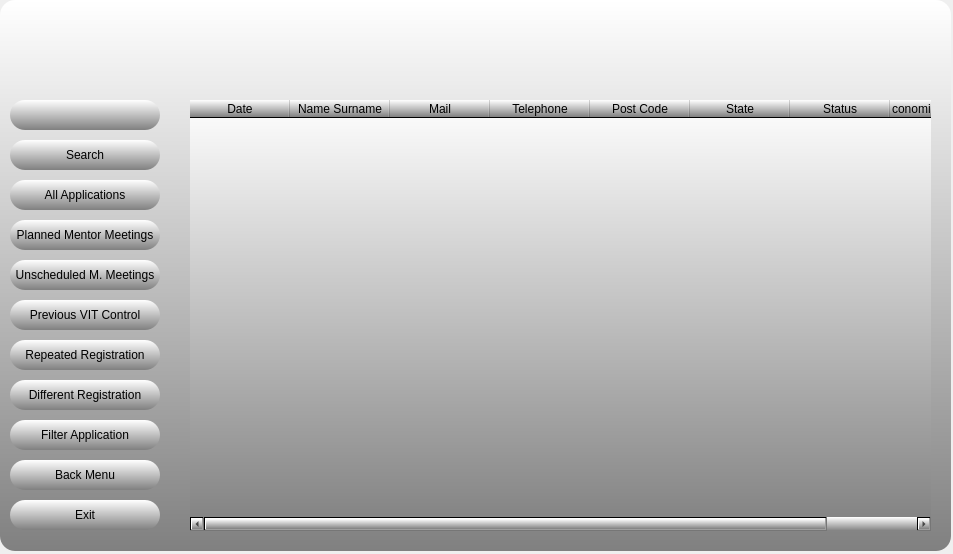
<?xml version="1.0" encoding="UTF-8"?>
<ui version="4.0">
 <class>MainWindow</class>
 <widget class="QMainWindow" name="MainWindow">
  <property name="geometry">
   <rect>
    <x>0</x>
    <y>0</y>
    <width>953</width>
    <height>554</height>
   </rect>
  </property>
  <property name="windowTitle">
   <string>WE ARE HERE PROJECT APPLICATIONS</string>
  </property>
  <widget class="QWidget" name="centralwidget">
   <widget class="QFrame" name="frame">
    <property name="geometry">
     <rect>
      <x>0</x>
      <y>0</y>
      <width>951</width>
      <height>551</height>
     </rect>
    </property>
    <property name="styleSheet">
     <string notr="true">background-color: qlineargradient(spread:pad, x1:0, y1:0, x2:0, y2:1, stop:0 white, stop:1 gray); border-radius: 15px;</string>
    </property>
    <property name="frameShape">
     <enum>QFrame::StyledPanel</enum>
    </property>
    <property name="frameShadow">
     <enum>QFrame::Raised</enum>
    </property>
    <widget class="QPushButton" name="btn_7">
     <property name="geometry">
      <rect>
       <x>10</x>
       <y>460</y>
       <width>150</width>
       <height>30</height>
      </rect>
     </property>
     <property name="text">
      <string>Back Menu</string>
     </property>
    </widget>
    <widget class="QPushButton" name="btn_6">
     <property name="geometry">
      <rect>
       <x>10</x>
       <y>420</y>
       <width>150</width>
       <height>30</height>
      </rect>
     </property>
     <property name="text">
      <string>Filter Application</string>
     </property>
    </widget>
    <widget class="QTableWidget" name="tableWidget">
     <property name="geometry">
      <rect>
       <x>190</x>
       <y>100</y>
       <width>741</width>
       <height>431</height>
      </rect>
     </property>
     <property name="rowCount">
      <number>0</number>
     </property>
     <property name="columnCount">
      <number>8</number>
     </property>
     <column>
      <property name="text">
       <string>Date</string>
      </property>
     </column>
     <column>
      <property name="text">
       <string>Name Surname</string>
      </property>
     </column>
     <column>
      <property name="text">
       <string>Mail</string>
      </property>
     </column>
     <column>
      <property name="text">
       <string>Telephone</string>
      </property>
     </column>
     <column>
      <property name="text">
       <string>Post Code</string>
      </property>
     </column>
     <column>
      <property name="text">
       <string>State</string>
      </property>
     </column>
     <column>
      <property name="text">
       <string>Status</string>
      </property>
     </column>
     <column>
      <property name="text">
       <string>Economical Situation</string>
      </property>
     </column>
    </widget>
    <widget class="QLineEdit" name="lineEdit_search">
     <property name="geometry">
      <rect>
       <x>10</x>
       <y>100</y>
       <width>150</width>
       <height>30</height>
      </rect>
     </property>
    </widget>
    <widget class="QPushButton" name="btn_0">
     <property name="geometry">
      <rect>
       <x>10</x>
       <y>180</y>
       <width>150</width>
       <height>30</height>
      </rect>
     </property>
     <property name="text">
      <string>All Applications</string>
     </property>
    </widget>
    <widget class="QPushButton" name="btn_4">
     <property name="geometry">
      <rect>
       <x>10</x>
       <y>340</y>
       <width>150</width>
       <height>30</height>
      </rect>
     </property>
     <property name="text">
      <string>Repeated Registration</string>
     </property>
    </widget>
    <widget class="QPushButton" name="btn_3">
     <property name="geometry">
      <rect>
       <x>10</x>
       <y>300</y>
       <width>150</width>
       <height>30</height>
      </rect>
     </property>
     <property name="text">
      <string>Previous VIT Control</string>
     </property>
    </widget>
    <widget class="QPushButton" name="btn_1">
     <property name="geometry">
      <rect>
       <x>10</x>
       <y>220</y>
       <width>150</width>
       <height>30</height>
      </rect>
     </property>
     <property name="text">
      <string>Planned Mentor Meetings</string>
     </property>
    </widget>
    <widget class="QPushButton" name="btn_2">
     <property name="geometry">
      <rect>
       <x>10</x>
       <y>260</y>
       <width>150</width>
       <height>30</height>
      </rect>
     </property>
     <property name="text">
      <string>Unscheduled M. Meetings</string>
     </property>
    </widget>
    <widget class="QPushButton" name="btn_search">
     <property name="geometry">
      <rect>
       <x>10</x>
       <y>140</y>
       <width>150</width>
       <height>30</height>
      </rect>
     </property>
     <property name="text">
      <string>Search</string>
     </property>
    </widget>
    <widget class="QPushButton" name="btn_5">
     <property name="geometry">
      <rect>
       <x>10</x>
       <y>380</y>
       <width>150</width>
       <height>30</height>
      </rect>
     </property>
     <property name="text">
      <string>Different Registration</string>
     </property>
    </widget>
    <widget class="QPushButton" name="btn_8">
     <property name="geometry">
      <rect>
       <x>10</x>
       <y>500</y>
       <width>150</width>
       <height>30</height>
      </rect>
     </property>
     <property name="text">
      <string>Exit</string>
     </property>
    </widget>
   </widget>
  </widget>
 </widget>
 <resources>
  <include location="../Python_Modul_Week_4_team_2/appsag.qrc"/>
  <include location="../Python_Modul_Week_4_team_2/appsol.qrc"/>
 </resources>
 <connections/>
</ui>
